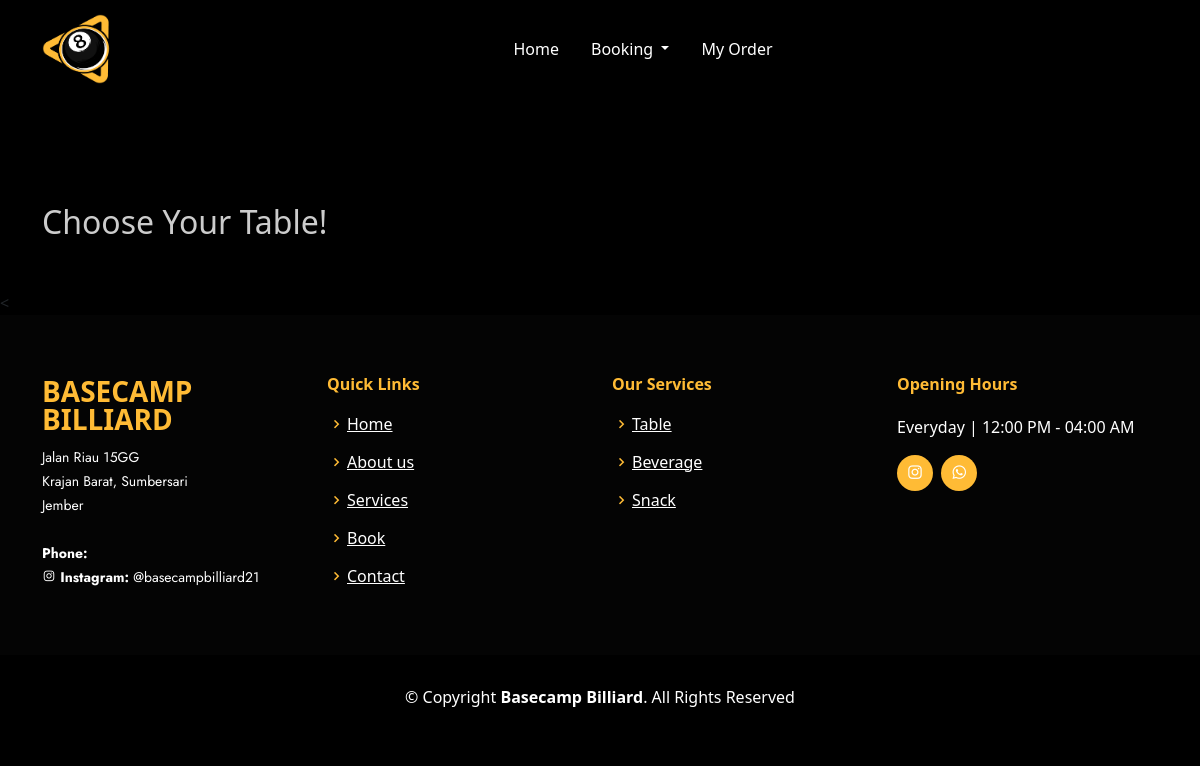
Before: /user/lapangan.php (signed in) with the older database file.
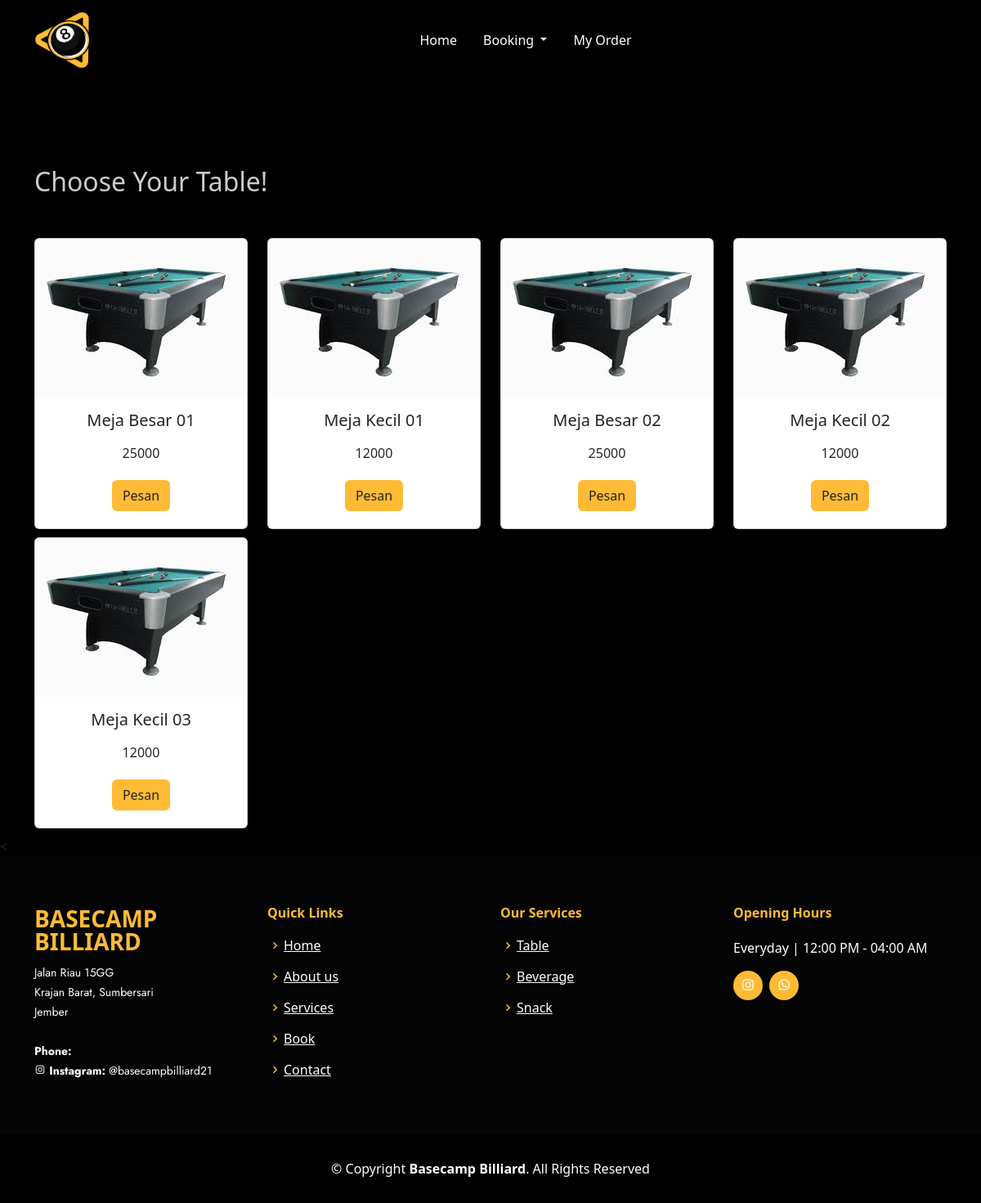
After: the same page with the newer database file.
### tables this page shows
CREATE TABLE `meja` (
  `idmeja` int(11) NOT NULL,
  `nm` varchar(35) NOT NULL,
  `ket` text NOT NULL,
  `harga` int(11) NOT NULL,
  `foto` text NOT NULL
);

### functions.php (called while the page is built, shortened)
<?php
$conn = mysqli_connect("localhost", "root", "", "db_billiard");
function query($query)
{
  global $conn;
  $result = mysqli_query($conn, $query);
  $rows = [];
  while ($row = mysqli_fetch_assoc($result)) {
    $rows[] = $row;
  }
  return $rows;
}

### user/lapangan.php (the view, shortened to what the changed rows need)
<?php
require "../functions.php";
$lapangan = query("SELECT * FROM meja");
?>
<!doctype html>
<html lang="en">
<head>
  <link rel="stylesheet" href="../css/lapangan.css">
  <link href="https://cdn.jsdelivr.net/npm/bootstrap@5.3.0-alpha3/dist/css/bootstrap.min.css" rel="stylesheet">
  <link rel="stylesheet" href="https://cdnjs.cloudflare.com/ajax/libs/font-awesome/6.0.0-beta3/css/all.min.css">
  <link href="../assets/vendor/boxicons/css/boxicons.min.css" rel="stylesheet">
</head>
<body style="background-color: black" >
  <section class="lapangan" id="lapangan" style="margin-top: 9%">
    <div class="container">
      <main class="contain" data-aos="fade-right" data-aos-duration="1000">
        <h2 class="text-head" style=" color:#ccc; margin-bottom: 50px"> Choose <span>Your</span> Table! </h2>
        <div class="row row-cols-1 row-cols-md-4">
          <?php foreach ($lapangan as $row) : ?>
            <div class="col" style="padding-bottom: 10px;">
              <div class="card">
                <img src="../img/<?= $row["foto"]; ?>" alt="gambar lapangan" class="card-img-top">
                <div class="card-body text-center">
                  <h5 class="card-title"><?= $row["nm"]; ?></h5>
                  <p class="card-price"><?= $row["harga"]; ?></p>
                  <button type="button" class="btn btn-inti" data-bs-toggle="modal" data-bs-target="#pesanModal<?= $row["idmeja"]; ?>" onclick="handlePesanButtonClick(<?= $row["idmeja"]; ?>)" style="background-color: #ffbb35;">Pesan</button>
                </div>
              </div>
            </div>
          <?php endforeach; ?>
        </div>
      </main>
    </div>
  </section>
</body>
</html>

Changed rows visible on the page:
added meja: foto (picture), nm "Meja Besar 01", harga "25000"
added meja: foto (picture), nm "Meja Kecil 01", harga "12000"
added meja: foto (picture), nm "Meja Besar 02", harga "25000"
added meja: foto (picture), nm "Meja Kecil 02", harga "12000"
added meja: foto (picture), nm "Meja Kecil 03", harga "12000"
